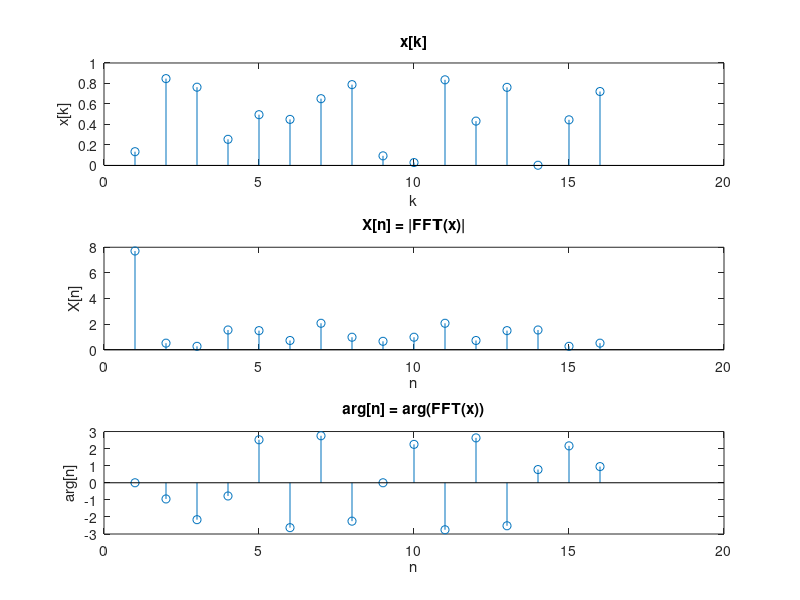

The MATLAB script that drew this image:
rand_state = 1;
rand('state', rand_state);

x = rand(1,16);
y = fft(x);

figure('name', 'Circular shift');
subplot(3,1,1); stem(x); title('x[k]'); xlabel('k'); ylabel('x[k]');
subplot(3,1,2); stem(abs(y)); title('X[n] = |FFT(x)|'); xlabel('n'); ylabel('X[n]');
subplot(3,1,3); stem(angle(y)); title('arg[n] = arg(FFT(x))'); xlabel('n'); ylabel('arg[n]');